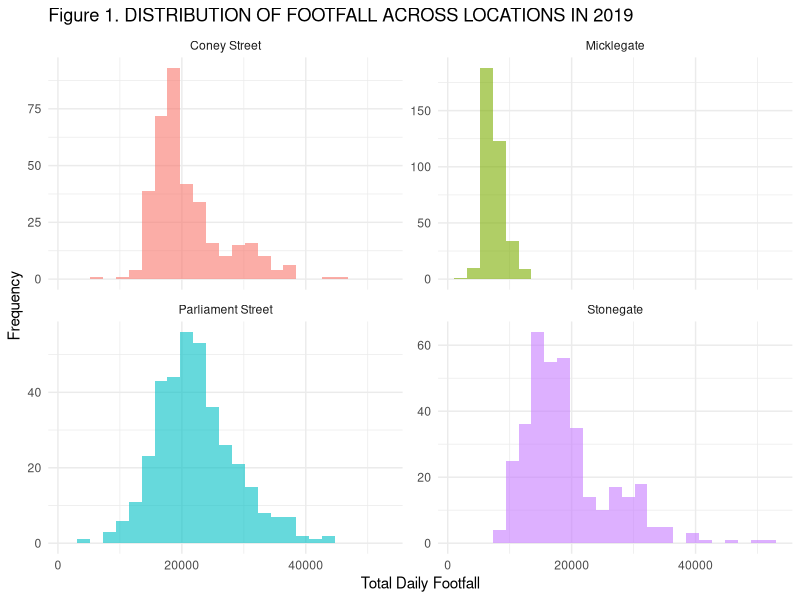
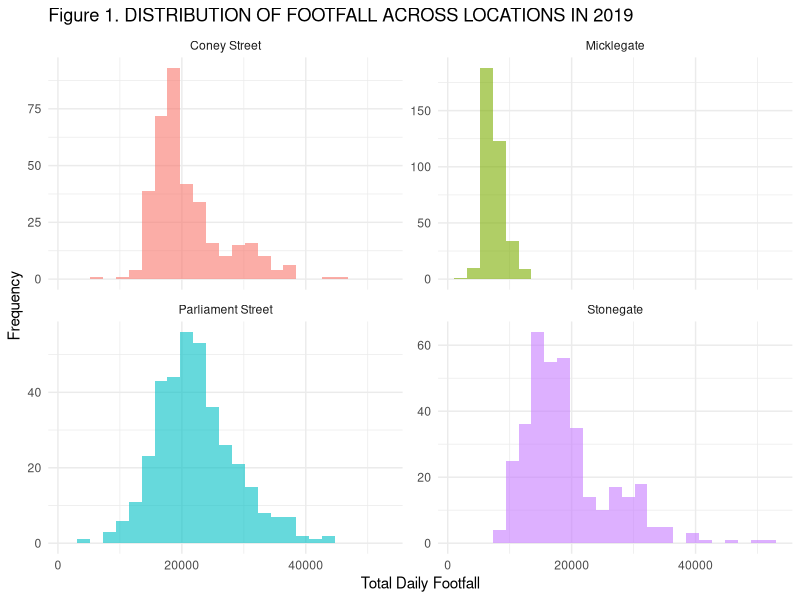

These charts were generated, in order, by the following R code:
## ---- chunk 1

# Load necessary libraries
library(tidyverse)  # For data manipulation and visualization

# install.packages("kableExtra")  # Uncomment if kableExtra is not installed

library(kableExtra)  # For table styling

options(width=100)  # Set console output width

## ---- chunk 2

 # Read the York footfall dataset
york_footfall <- read_csv("York_Footfall_data.csv")

# Display the first five rows of the dataset for an overview
head(york_footfall)

## ---- chunk 3

# 1. Displays the structure of a dataset, including information about its type, number of observations, variable names, data types, and a preview of the data in each variable.

str(york_footfall)

#2. Check for duplicates in the dataset.

duplicates <- york_footfall %>%
  filter(duplicated(.) | duplicated(., fromLast = TRUE)) # Identify duplicate rows

print(duplicates) # Display duplicates if any

# 3. Check for missing values (NA) in the dataset

#Considering that TotalCount is deemed valid, the decision was made to retain the NA values in the RecordingID column. It is an assumption that these NA entries may represent instances of missed data rather than irrelevant information; therefore, no removal was implemented for this column.

missing_values <- colSums(is.na(york_footfall))

print(missing_values) # Show the number of missing values per column

# Remove rows with missing values in "TotalCount" column
cleaned_york_footfall_dataset <- york_footfall %>%
  filter(!is.na(TotalCount))

print(cleaned_york_footfall_dataset) # Show cleaned dataset

#4. Check the cleaned dataset for outliers

#Outliers in the locations were kept because they represented higher foot traffic during seasonal events, such as Christmas. This choice was made to preserve the dataset's integrity and ensure that the analysis accurately reflects visitor behavior without distorting the results.

footfall_outliers <- cleaned_york_footfall_dataset %>%
  group_by(LocationName) %>% # Groups the data by LocationName
  
  mutate( # Use mutate to add new variables based on the grouped data
    
    Q1 = quantile(TotalCount, 0.25, na.rm = TRUE), # Calculates the first quartile (Q1), ignoring NA values
    
    Q3 = quantile(TotalCount, 0.75, na.rm = TRUE), # Calculates the third quartile (Q3), ignoring NA values
    
    IQR = Q3 - Q1, # Calculates the interquartile range (IQR)
    
    lower_bound = Q1 - 1.5 * IQR,  # Calculates the lower bound for outliers (Q1 - 1.5 * IQR)
    
    upper_bound = Q3 + 1.5 * IQR, # Calculates the upper bound for outliers (Q3 + 1.5 * IQR)
    
    is_outlier = TotalCount < lower_bound | TotalCount > upper_bound # Identifies if each TotalCount observation is an outlier
  )

outliers <- footfall_outliers %>% filter(is_outlier) # Filter outliers

# Summarize outlier statistics by location
outlier_summary <- outliers %>%
  group_by(LocationName) %>%
  summarise(
    total_outliers = n()
  )

# Display the outliers across locations
print(outlier_summary)
## ---- chunk 4

# Creating the summary table by grouping data based on Location

york_footfall_summary_table <- cleaned_york_footfall_dataset %>%
  group_by(LocationName) %>%  # Grouping by location name
  summarise(
    First_FootFall_Measurement_Date = min(Date),  # Earliest measurement date
    Last_Footfall_Measurement_Date = max(Date),    # Latest measurement date
    Mean_Daily_Footfall = mean(TotalCount, na.rm = TRUE),  # Mean daily footfall
    Std_Dev_Daily_Footfall = sd(TotalCount, na.rm = TRUE),  # Standard deviation
    Highest_Daily_Footfall = max(TotalCount, na.rm = TRUE), # Highest daily footfall
    Lowest_Daily_Footfall = min(TotalCount, na.rm = TRUE)   # Lowest daily footfall
  )

# Display the summary table

print(york_footfall_summary_table)

## ---- chunk 5

#Filter the york footfall dataset for the year 2019(pre-covid19)

york_footfall_data_2019 <- cleaned_york_footfall_dataset %>% filter(year(Date) == 2019)


# Plot the histogram of footfall for each location based on the "york_footfall_data_2019" dataset

hist_2019_dataset <- ggplot(york_footfall_data_2019, aes(x = TotalCount, fill = LocationName)) +
  geom_histogram(bins = 25, alpha = 0.6) +
  facet_wrap(~ LocationName, scales = "free_y") +  # Separate plots for each location
  labs(title = "Figure 1. DISTRIBUTION OF FOOTFALL ACROSS LOCATIONS IN 2019",
       x = "Total Daily Footfall", y = "Frequency")  +  # Labeling of the plot and the axes
  theme_minimal() +
  theme(legend.position = "none")

print(hist_2019_dataset)
## ---- chunk 6

# Filter the data for everyday of the week and the two locations of interest(Coney Street and Stonegate)

coney_street <- york_footfall_data_2019 %>% filter(LocationName == "Coney Street") %>% select(TotalCount) # Subset data for Coney Street

# Subset data for Stonegate
stonegate <- york_footfall_data_2019 %>% filter(LocationName == "Stonegate") %>% select(TotalCount)

# Perform two sample t-test to compare the mean footfall between Coney Street and Stonegate for everyday of the week
all_days_t_test_result <- t.test(coney_street$TotalCount, stonegate$TotalCount)

# Print the results of the t-test
print(all_days_t_test_result)  # Output includes t-statistic, degrees of freedom, p-value, and confidence interval

## ---- chunk 7
# Filter the data for weekends (Saturday and Sunday) and the two locations of interest(Coney Street and Stonegate)

weekend_york_footfall_data <- york_footfall_data_2019 %>%
  filter(WeekDay %in% c("Saturday", "Sunday") & LocationName %in% c("Coney Street", "Stonegate"))

# Perform an independent two-sample t-test, compare the mean footfall of Coney Street and Stonegate during weekends

weekend_t_test_result <- t.test(TotalCount ~ LocationName, data = weekend_york_footfall_data)

# Print the results of the t-test
print(weekend_t_test_result)  # Output includes t-statistic, degrees of freedom, p-value, and confidence interval
## ---- chunk 8

kable(york_footfall_summary_table, caption = "Table 1. SUMMARY OF FOOTFALL DISTRIBUTION ACROSS LOCATIONS IN YORK") %>%
  kable_styling(
    bootstrap_options = c("striped", "hover", "condensed"), 
    full_width = F, 
    position = "left",
    font_size = 12,
    latex_options = c("striped", "hold_position")
  ) %>%
  column_spec(1) %>%
  column_spec(2) %>%
  column_spec(3, background = "#f7f7f7") %>%
  row_spec(0, bold = TRUE, background = "#d9edf7", color = "#31708f")

## ---- chunk 9

print(hist_2019_dataset)
